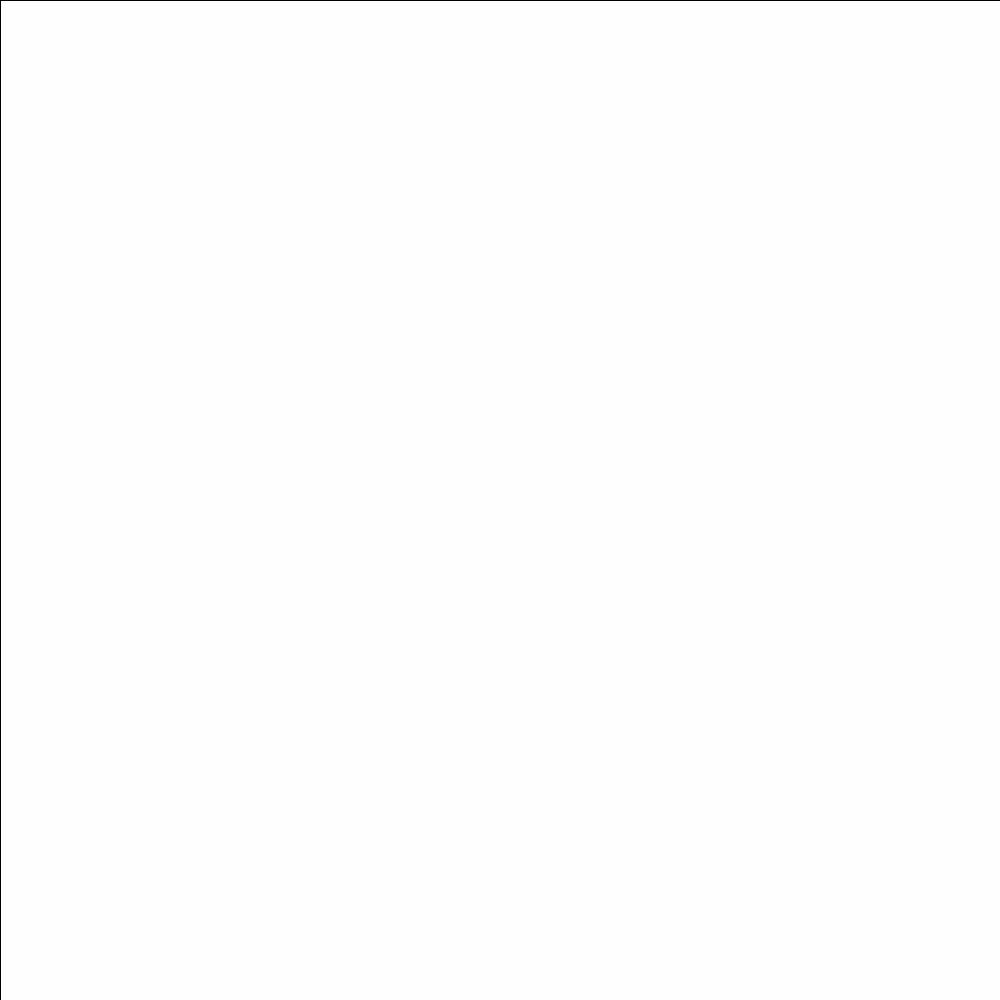
Frame 1 (no input)
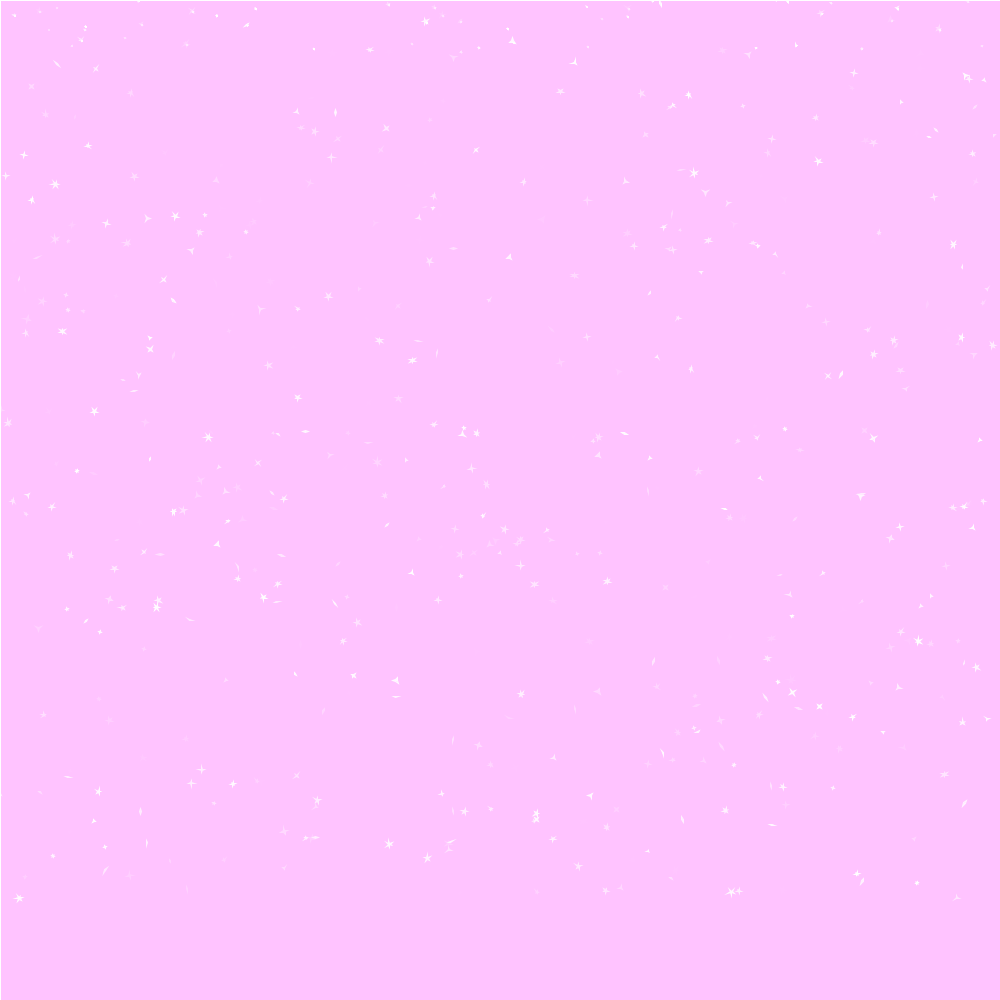
Frame 60 (the mouse pressed at the canvas centre just before this capture)
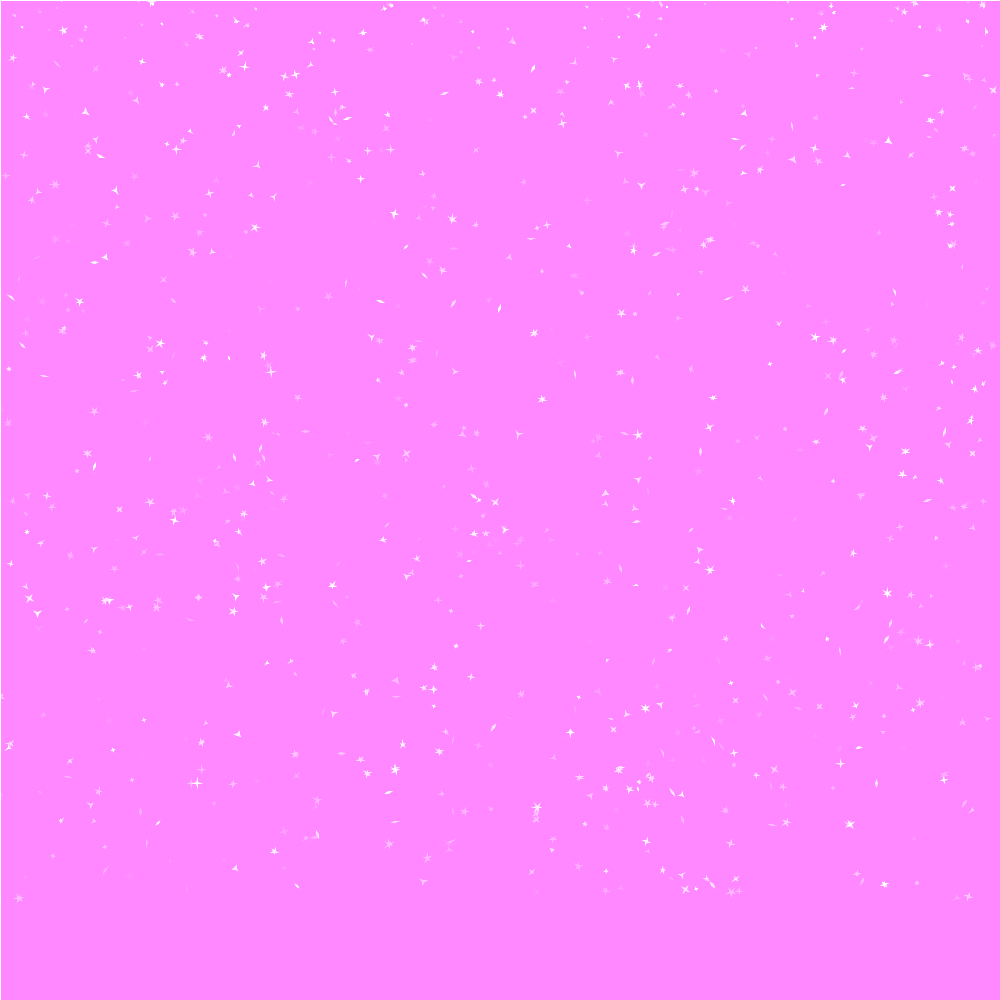
Frame 120 (the mouse held since frame 60 and released just before this capture)

The Processing sketch that drew these frames (run headless with seeded random() and noise(); from frame 60 on, the mouse is pressed at the canvas centre):

// Processing sketch: processing_166425
// ── processing_166425.pde

int maxStarSize = 14; 
ArrayList sparkleChars; 

void setup() {
  size(1000, 1000); 
  background(255, 10); 
  sparkleChars = new ArrayList (); 
  for (int i = 0; i < 80; i++) 
  CreateChar(1); 
}

void draw() {
  fill (240, 120, 140, 1); 
  rect(0, 0, width, height); 
  frameRate(500); 
  for (int i = sparkleChars.size()-2; i >=0; i--) {
    
    Sparkle s = (Sparkle) sparkleChars.get(i); 
    if (s.notVisible() ) sparkleChars.remove(i); 
    else 
    {
      s.shrink(); 
      s.display(); 
    }
  }
  if ((frameCount & 2) >=0 ) {
    int x = (int)random(15); 
    for (int j = 0; j < x; j++) {
      CreateChar(10); 
      CreateChar(30); 
    }
  }
}

class Sparkle {
  int mx;
  float my;
  float mAlpha;
  float mSize;
  float mRotate;
  int mnPoints;
  //constructor
  Sparkle(int x, int y){
       mx = x;
       my = y;
       mAlpha = random(0, 255);
       mSize = random(maxStarSize);
       mRotate = random(PI);
       mnPoints = 2 + (int)random(5);
      }
     
  boolean notVisible() {
    if (my < 50) {return false;}
    else
    return (my > 900) || (mSize < 1.5);
    }
   
  void display() {
 if  (!notVisible()) {
      fill(random(0,255), mAlpha);
      pushMatrix();
      translate(mx - mSize /2, my - mSize /2);
      rotate(mRotate);
      star(mnPoints, mSize, mSize/4);
      popMatrix();
 }
  }
 
     
   void shrink()
    {
   mSize = mSize * .25;
    }
}

 


void star(int nPoints, float rad1, float rad2){

float angle = TWO_PI / nPoints;
float angle2 = angle / 2;
float origAngle = 0.0;

beginShape();
fill(255);
stroke(255);
strokeWeight(1);

for (int i = 0; i < nPoints; i++){
  
  float y1 = rad1 * sin(origAngle);
  float x1 = rad1 * cos(origAngle);
  float y2 = rad2 * sin(origAngle + angle2);
  float x2 = rad2 * cos(origAngle + angle2);
  vertex(x1, y1);
  vertex(x2, y2);
  origAngle += angle;
  }
  
endShape(CLOSE);
}

void CreateChar(int n)
{
      int x = (int)random(width);
      int y = (int)random(height);
      //if (n >= 1) // Whole Screen
      sparkleChars.add(new Sparkle(x, y)); 
      //else // top-up
      //sparkleChars.add(new Sparkle(x, y)); 
}
 
